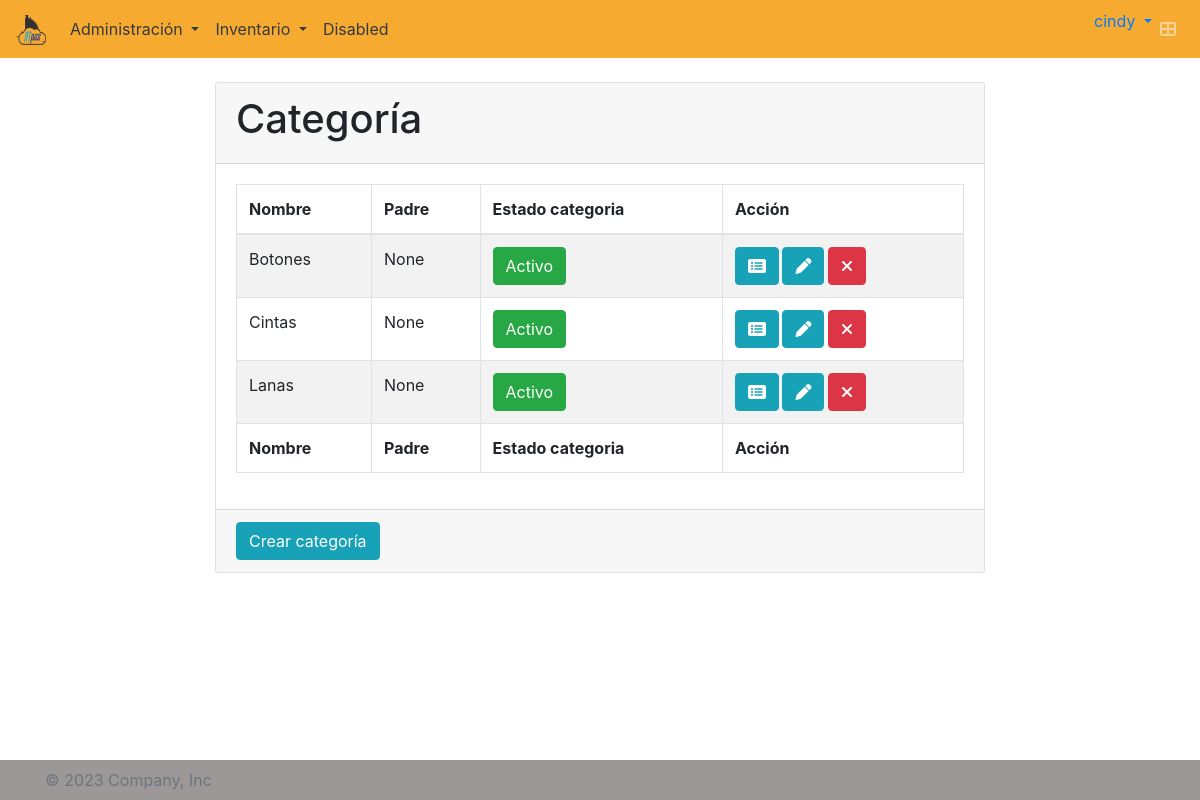
The page /categoria/list/ (signed in) on the database its author committed.
### atpos/models.py (models this page shows, shortened)
class Usuario(AbstractUser):
    empresa = models.ForeignKey(Empresa, on_delete=models.CASCADE, blank=True, null=True)
    tel_inicial = models.CharField(max_length=10, blank=True, null=True)
    class Meta:
        default_permissions = ()
        permissions = [('add_usuario', 'Usuario crear'),
                        ('change_usuario', 'Usuario modificar'),
                        ('delete_usuario', 'Usuario eliminar'),
                        ('view_usuario', 'Usuario ver'),
                        ('password_usuario', 'Puede cambiar la clave usuario')]

class Categoria(models.Model):
    nombre_categoria = models.CharField(max_length=30)
    categoria_padre = models.ForeignKey('self', blank=True, null=True, related_name='child', on_delete=models.CASCADE)
    estado_categoria = models.CharField(max_length=1, choices=ESTADO, default=ACTIVO, )
    empresa = models.ForeignKey(Empresa, on_delete=models.CASCADE)
    def _parents_repr(self):
        p_list = self._recurse_for_parents(self)
        return self.get_separator().join(p_list)
    _parents_repr.short_description = "Etiqueta padre"

### atpos/views.py (the view)
# urls.py: path('categoria/list/', login_required(CategoriaList.as_view()), name='categoria-list'),
class CategoriaList(ListView):
    model = Categoria
    template_name = 'articulo/categoria_list.html'
    def get_queryset(self):
        return Categoria.objects.filter(empresa=self.request.user.empresa_id)

### atpos/templates/atpos/categoria_list.html (shortened to what this page needs)
{% extends 'base.html' %}
{% load static %}
{% block content %}
<br>
<section class="content" style="display: grid; place-items: center;">
    <div class="col-md-8">
        <div class="card">
            <div class="card-header">
                <h1>Categoría</h1>
            </div>
            <div class="card-body">
                <table id="example2" class="table table-bordered table-striped">
                    <thead>
                        <tr>
                            <th>Nombre</th>
                            <th>Padre</th>
                            <th>Estado categoria</th>
                            <th>Acción</th>
                        </tr>
                    </thead>
                    <tbody>
                        {% for categoria in object_list %}
                        <tr>
                            <td>{{categoria.nombre_categoria}}</td>
                            <td>{{categoria.categoria_padre}}</td>
                            <td>
                                {% if categoria.estado_categoria == '1' %}
                                <button id="{{categoria.id}}" class="btn btn-success activo">Activo</button>
                                {% else %}
                                <button id="{{categoria.id}}" class="btn btn-danger inactivo">Inactivo</button>
                                {% endif %}
                            </td>
                            <td>
                                <div class="btn-group btn-group-sm" role="group">
                                    <div class="mx-auto">
                                        <a class="btn btn-info"
                                            href="{% url 'categoria-list-articulos' categoria.id %}">
                                            <i class="fas fa-list-alt"></i></a>
                                        <a class="btn btn-info" href="{% url 'categoria-update' categoria.id %}">
                                                <i class="fas fa-pen"></i></a>
                                        <a class="btn btn-danger" href="{% url 'categoria-delete' categoria.id %}">
                                                <i class="fas fa-times"></i></a>
                                    </div>
                                </div>
                            </td>
                        </tr>
                        {% endfor %}
                    </tbody>
                    <tfoot>
                        <tr>
                            <th>Nombre</th>
                            <th>Padre</th>
                            <th>Estado categoria</th>
                            <th>Acción</th>
                        </tr>
                    </tfoot>
                </table>
            </div>
            <div class="card-footer">
                <a href="{% url 'categoria-add' %}">
                    <button type="button" class="btn btn-info">Crear categoría</button>
                </a>
            </div>
        </div>
    </div>
</section>
{% endblock %}

### atpos/templates/components/navbar.html (shortened to what this page needs)
{% load static %}
<nav class="navbar navbar-expand-lg navbar-dark bg-color-nav">
  <a class="navbar-brand" href="{% url 'tablero' %}">
    <img src="{% static 'img/LogoATpos200px.png' %}" width="30" height="30" alt="">
  </a>
  <div class="collapse navbar-collapse colortext" id="navbarSupportedContent">
    <ul class="navbar-nav mr-auto">
      <li class="nav-item dropdown">
        <a class="nav-link dropdown-toggle text-dark" href="#" id="navbarDropdown" role="button" data-toggle="dropdown" aria-haspopup="true" aria-expanded="false">
          Administración
        </a>
      </li>
      <li class="nav-item dropdown">
        <a class="nav-link dropdown-toggle text-dark" href="#" id="navbarDropdown" role="button" data-toggle="dropdown" aria-haspopup="true" aria-expanded="false">
          Inventario
        </a>
      </li>
      <li class="nav-item">
        <a class="nav-link text-dark" href="#">Disabled</a>
      </li>
    </ul>
  </div>
  <ul class="navbar-nav ml-auto">
    <li class="dropdown user user-menu">
      <a href="#" class="dropdown-toggle" data-toggle="dropdown">
        <span class="hidden-xs">{{ user.username }}</span>
      </a>
    </li>
    <li class="nav-item">
      <a class="nav-link" data-widget="control-sidebar" data-slide="true" href="#" role="button">
        <i class="fas fa-th-large"></i>
      </a>
    </li>
  </ul>
</nav>

### atpos/static/atpos/css/style.css (style rules this page uses)
.bg-color-nav { background-color: #f7aa30!important; }

### rows shown on the page
Usuario: username "cindy"
Categoria: nombre_categoria "Botones", categoria_padre "None"
Categoria: nombre_categoria "Cintas", categoria_padre "None"
Categoria: nombre_categoria "Lanas", categoria_padre "None"
